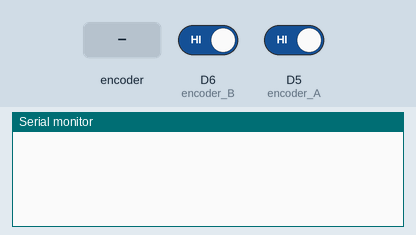
A sketch run on a simulated ESP8266 (NodeMCU). On the bench: the last lines printed to the serial monitor. The test bench sets the inputs (shaded band); at power-on: D6 (encoder_B) HIGH, D5 (encoder_A) HIGH.

Above: at 1.2 s.
1.3 s: rotary encoder on D5 (encoder_A) / D6 (encoder_B) turned 1 step (first pin leading)
At 2.6 s:
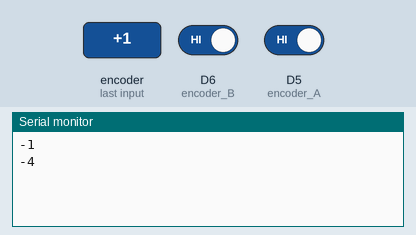
3.0 s: rotary encoder on D5 (encoder_A) / D6 (encoder_B) turned 1 step (first pin leading)
At 4.2 s:
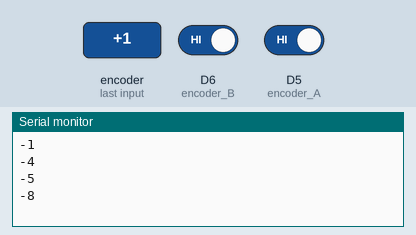
Timing chart, 0 to 6.0 s (numbered marks = the images above; inputs shaded):
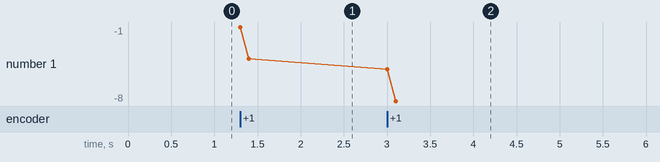

The sketch:

practica1_encoder.ino
```cpp
const int encoder_A = D5;
const int encoder_B = D6;
volatile int contador = 0;
int contador_ref = 0;
bool CW = true;

void setup(){
   // Configuración de pines para el encoder de cuadratura
   pinMode(encoder_A, INPUT_PULLUP);
   pinMode(encoder_B, INPUT_PULLUP);
   attachInterrupt(digitalPinToInterrupt(encoder_A), cambioA, CHANGE);
   attachInterrupt(digitalPinToInterrupt(encoder_B), cambioB, CHANGE);

   Serial.begin(115200);
}

void loop(){
   if (contador_ref != contador){
      contador_ref = contador;
      Serial.println(contador_ref);
   }

   delay(100);
}

ICACHE_RAM_ATTR void cambioA(){
    if (digitalRead(encoder_A) == digitalRead(encoder_B)){
       CW = true;
       contador++;
    }
    else{
       CW = false;
       contador--;
    }
}

ICACHE_RAM_ATTR void cambioB(){
    if (digitalRead(encoder_A) != digitalRead(encoder_B)){
       CW = true;
       contador++;
    }
    else{
       CW = false;
       contador--;
    }
}
```

Measured:
- after the input at 1.3 s, the serial monitor: prints a new line at once (image 1)
- after the input at 3.0 s, the serial monitor: prints a new line at once (image 2)
- plotted number 1: -4 → -8 after the input at 3.0 s
